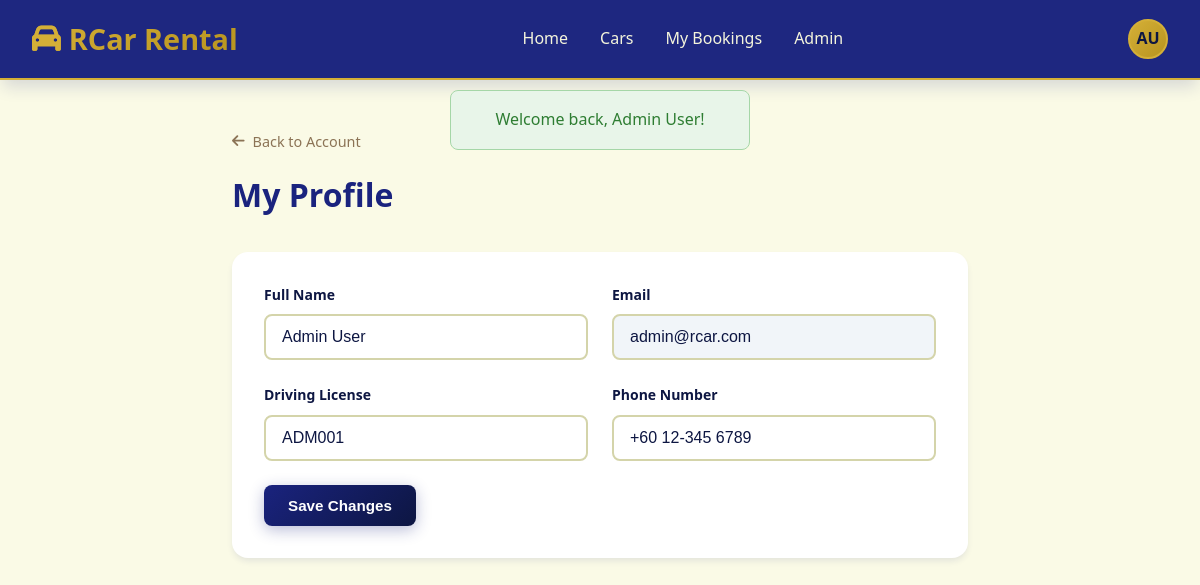
The page /pages/profile.php (signed in) on the database its author committed.
### tables this page shows
CREATE TABLE IF NOT EXISTS users (
    id INT AUTO_INCREMENT PRIMARY KEY,
    name VARCHAR(100) NOT NULL,
    email VARCHAR(100) NOT NULL UNIQUE,
    password VARCHAR(255) NOT NULL,
    license_number VARCHAR(50) NOT NULL,
    phone VARCHAR(20) DEFAULT NULL,
    role ENUM('customer', 'admin') DEFAULT 'customer',
    status ENUM('active', 'inactive') DEFAULT 'active',
    created_at TIMESTAMP DEFAULT CURRENT_TIMESTAMP,
    updated_at TIMESTAMP DEFAULT CURRENT_TIMESTAMP ON UPDATE CURRENT_TIMESTAMP
);

### pages/profile.php (the view, shortened to what this page needs)
<?php
require_once 'includes/header.php';
$conn = getDBConnection();
$userId = $_SESSION['user_id'];
$stmt = $conn->prepare("SELECT * FROM users WHERE id = ?");
$stmt->bind_param("i", $userId);
$stmt->execute();
$user = $stmt->get_result()->fetch_assoc();
?>
<div class="page active" id="page-profile">
    <section class="section" style="max-width:800px">
        <a href="index.php?page=account" class="back-link"><i class="fas fa-arrow-left"></i> Back to Account</a>
        <div class="section-header">
            <h2 class="section-title">My Profile</h2>
        </div>
        <div style="background:white;padding:2rem;border-radius:1rem;box-shadow:var(--shadow)">
            <form method="POST" action="">
                <div class="form-grid">
                    <div class="form-group">
                        <label class="form-label">Full Name</label>
                        <input type="text" class="form-control" name="name" value="<?php echo htmlspecialchars($user['name'] ?? ''); ?>" required>
                    </div>
                    <div class="form-group">
                        <label class="form-label">Email</label>
                        <input type="email" class="form-control" value="<?php echo htmlspecialchars($user['email'] ?? ''); ?>" readonly style="background:#f1f5f9">
                    </div>
                    <div class="form-group">
                        <label class="form-label">Driving License</label>
                        <input type="text" class="form-control" name="license" value="<?php echo htmlspecialchars($user['license_number'] ?? ''); ?>" required>
                    </div>
                    <div class="form-group">
                        <label class="form-label">Phone Number</label>
                        <input type="tel" class="form-control" name="phone" value="<?php echo htmlspecialchars($user['phone'] ?? ''); ?>" placeholder="+60 12-345 6789">
                    </div>
                </div>
                <div style="margin-top:1.5rem;display:flex;gap:1rem">
                    <button type="submit" class="btn btn-primary">Save Changes</button>
                </div>
            </form>
        </div>
    </section>
</div>
<?php require_once 'includes/footer.php'; ?>

### css/style.css (style rules this page uses)
:root { --navy-primary: #1a237e; --navy-dark: #0d1642; --navy-light: #3949ab; --navy-lighter: #e8eaf6; --beige-primary: #f5f5dc; --beige-dark: #d4d4aa; --beige-light: #fafae6; --beige-warm: #e8e4c9; --gold-primary: #d4af37; --gold-dark: #b8941f; --gold-light: #e8c547; --gold-pale: #f4e8b5; --primary: var(--navy-primary); --primary-dark: var(--navy-dark); --primary-light: var(--navy-light); --secondary: #8b7355; --success: #2e7d32; --warning: #f9a825; --danger: #c62828; --dark: var(--navy-dark); --light: var(--beige-light); --white: #ffffff; --gradient-primary: linear-gradient(135deg, var(--navy-primary) 0%, var(--navy-dark) 100%); --gradient-gold: linear-gradient(135deg, var(--gold-primary) 0%, var(--gold-dark) 100%); --gradient-navy-gold: linear-gradient(135deg, var(--navy-primary) 0%, var(--gold-dark) 100%); --shadow-sm: 0 1px 2px 0 rgba(26, 35, 126, 0.05); --shadow: 0 4px 6px -1px rgba(26, 35, 126, 0.1); --shadow-lg: 0 10px 15px -3px rgba(26, 35, 126, 0.15); --shadow-xl: 0 20px 25px -5px rgba(26, 35, 126, 0.2); --shadow-gold: 0 4px 15px rgba(212, 175, 55, 0.3); }
* { margin: 0; padding: 0; box-sizing: border-box; }
body { font-family: 'Segoe UI', system-ui, -apple-system, sans-serif; background: var(--beige-light); color: var(--navy-dark); line-height: 1.6; overflow-x: hidden; }
.page { display: none; animation: fadeIn 0.5s ease; }
.page.active { display: block; }
.btn { padding: 0.75rem 1.5rem; border: none; border-radius: 0.5rem; font-weight: 600; cursor: pointer; transition: all 0.3s ease; display: inline-flex; align-items: center; gap: 0.5rem; font-size: 0.95rem; text-decoration: none; }
.btn-primary { background: var(--gradient-primary); color: var(--white); box-shadow: 0 4px 15px rgba(26, 35, 126, 0.3); }
.form-group { display: flex; flex-direction: column; gap: 0.5rem; }
.form-label { font-weight: 600; color: var(--navy-dark); font-size: 0.875rem; }
.form-control { padding: 0.75rem 1rem; border: 2px solid var(--beige-dark); border-radius: 0.5rem; font-size: 1rem; transition: all 0.3s; background: var(--white); width: 100%; color: var(--navy-dark); }
.form-grid { display: grid; grid-template-columns: repeat(2, 1fr); gap: 1.5rem; }
.section { max-width: 1400px; margin: 0 auto; padding: 3rem 2rem; }
.section-header { display: flex; justify-content: space-between; align-items: center; margin-bottom: 2rem; }
.section-title { font-size: 2rem; font-weight: 700; color: var(--navy-primary); }
.back-link { display: inline-flex; align-items: center; gap: 0.5rem; color: var(--secondary); text-decoration: none; font-size: 0.9rem; font-weight: 500; margin-bottom: 1rem; transition: color 0.3s; }

### rows shown on the page
users: name "Admin User", email "admin@rcar.com", license "ADM001", phone "+60 12-345 6789"

### other values the page prints
getInitials($_SESSION['user_name'] ?? 'User') "AU"
$flash['message'] "Welcome back, Admin User!"
